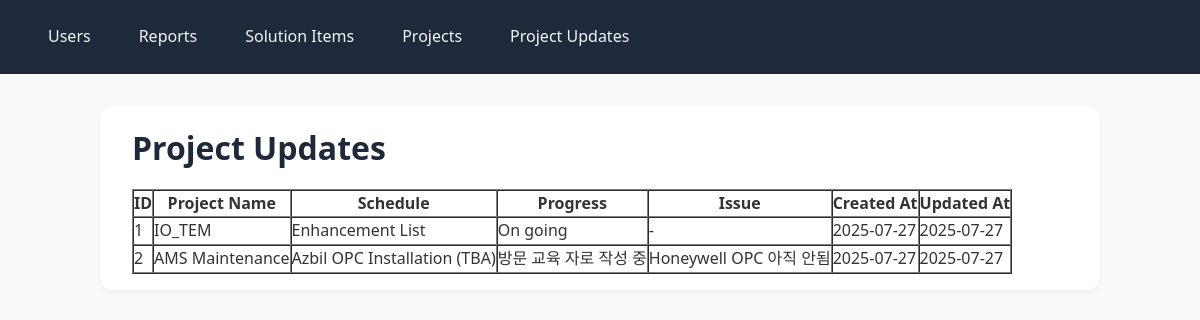
/project-updates, run on the app's committed database.
### app/models.py (models this page shows)
class ProjectUpdate(db.Model):
    __tablename__ = 'project_update'
    id = db.Column(db.Integer, primary_key=True)
    report_id = db.Column(db.Integer, db.ForeignKey('report.id'), nullable=False)
    project_id = db.Column(db.Integer, db.ForeignKey('project.id'), nullable=False)
    schedule = db.Column(db.Text)
    progress = db.Column(db.Text)
    issue = db.Column(db.Text)
    created_at = db.Column(db.DateTime, default=datetime.utcnow)
    updated_at = db.Column(db.DateTime, default=datetime.utcnow, onupdate=datetime.utcnow)
    report = db.relationship('Report', back_populates='project_updates')
    project = db.relationship('Project', back_populates='project_updates')
    assignees = db.relationship(
        'User',
        secondary=project_update_assignees,
        back_populates='assigned_project_updates'
    )

class Project(db.Model):
    __tablename__ = 'project'
    id = db.Column(db.Integer, primary_key=True)
    solution_item_id = db.Column(db.Integer, db.ForeignKey('solution_item.id'), nullable=False)
    location = db.Column(db.String(100), nullable=False)
    company = db.Column(db.String(100), nullable=False)
    project_name = db.Column(db.String(100), nullable=False)
    code = db.Column(db.String(50), unique=True, nullable=True, index=True)
    created_at = db.Column(db.DateTime, default=datetime.utcnow)
    updated_at = db.Column(db.DateTime, default=datetime.utcnow, onupdate=datetime.utcnow)
    solution_item = db.relationship('SolutionItem', back_populates='projects')
    project_updates = db.relationship('ProjectUpdate', back_populates='project', cascade='all, delete-orphan')
    default_assignees = db.relationship(
        'User',
        secondary=project_assignees,
        back_populates='assigned_projects'
    )

### app/main.py (the view)
@app.route('/project-updates')
def show_project_updates():
    project_updates = ProjectUpdate.query.all()
    return render_template('project_updates.html', project_updates=project_updates)

### app/templates/project_updates.html (shortened to what this page needs)
{% extends 'base.html' %}
{% block content %}
  <h1>Project Updates</h1>
  <table border="1" cellpadding="5" cellspacing="0">
    <thead>
      <tr>
        <th>ID</th>
        <th>Project Name</th>
        <th>Schedule</th>
        <th>Progress</th>
        <th>Issue</th>
        <th>Created At</th>
        <th>Updated At</th>
      </tr>
    </thead>
    <tbody>
      {% for update in project_updates %}
      <tr>
        <td>{{ update.id }}</td>
        <td>{{ update.project.project_name }}</td>
        <td>{{ update.schedule or '-' }}</td>
        <td>{{ update.progress or '-' }}</td>
        <td>{{ update.issue or '-' }}</td>
        <td>{{ update.created_at.strftime('%Y-%m-%d') }}</td>
        <td>{{ update.updated_at.strftime('%Y-%m-%d') }}</td>
      </tr>
      {% else %}
      <tr><td colspan="7">No project updates found.</td></tr>
      {% endfor %}
    </tbody>
  </table>
{% endblock %}

### app/static/style.css (style rules this page uses)
* { box-sizing: border-box; margin: 0; padding: 0; font-family: 'Segoe UI', Roboto, Helvetica, Arial, sans-serif; }
body { background-color: #f9fafb; color: #333; line-height: 1.6; font-size: 16px; padding: 0; }
h1, h2, h3 { margin-bottom: 1rem; color: #1e293b; }

### data on the page
ProjectUpdate: id "1", project.project_name "IO_TEM", schedule "Enhancement List", progress "On going", issue "-", created_at "2025-07-27", updated_at "2025-07-27"
ProjectUpdate: id "2", project.project_name "AMS Maintenance", schedule "Azbil OPC Installation (TBA)", progress "방문 교육 자로 작성 중", issue "Honeywell OPC 아직 안됨", created_at "2025-07-27", updated_at "2025-07-27"
